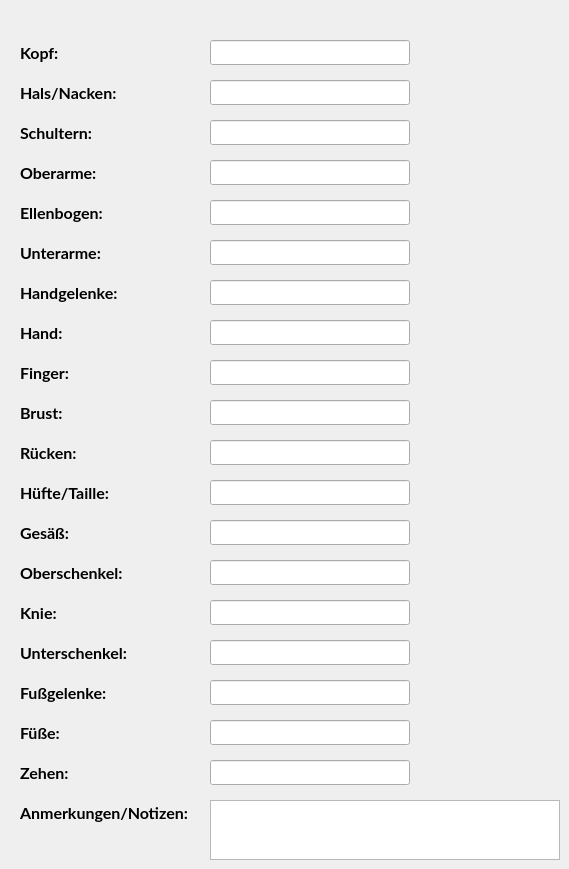
     <widget class="QWidget" name="tab4">
      <attribute name="title">
       <string>Aussehen Details</string>
      </attribute>
      <widget class="QLabel" name="labelUpperArm">
       <property name="geometry">
        <rect>
         <x>20</x>
         <y>160</y>
         <width>150</width>
         <height>25</height>
        </rect>
       </property>
       <property name="font">
        <font>
         <family>Lato</family>
         <pointsize>12</pointsize>
         <bold>true</bold>
         <stylestrategy>PreferAntialias</stylestrategy>
         <kerning>true</kerning>
        </font>
       </property>
       <property name="text">
        <string>Oberarme:</string>
       </property>
      </widget>
      <widget class="QLabel" name="labelEllbow">
       <property name="geometry">
        <rect>
         <x>20</x>
         <y>200</y>
         <width>150</width>
         <height>25</height>
        </rect>
       </property>
       <property name="font">
        <font>
         <family>Lato</family>
         <pointsize>12</pointsize>
         <bold>true</bold>
         <stylestrategy>PreferAntialias</stylestrategy>
         <kerning>true</kerning>
        </font>
       </property>
       <property name="text">
        <string>Ellenbogen:</string>
       </property>
      </widget>
      <widget class="QLineEdit" name="lineShoulders">
       <property name="geometry">
        <rect>
         <x>210</x>
         <y>120</y>
         <width>200</width>
         <height>25</height>
        </rect>
       </property>
      </widget>
      <widget class="QLineEdit" name="lineEditEllbow">
       <property name="geometry">
        <rect>
         <x>210</x>
         <y>200</y>
         <width>200</width>
         <height>25</height>
        </rect>
       </property>
      </widget>
      <widget class="QLineEdit" name="lineEditNeck">
       <property name="geometry">
        <rect>
         <x>210</x>
         <y>80</y>
         <width>200</width>
         <height>25</height>
        </rect>
       </property>
      </widget>
      <widget class="QLabel" name="labelLowerArm">
       <property name="geometry">
        <rect>
         <x>20</x>
         <y>240</y>
         <width>150</width>
         <height>25</height>
        </rect>
       </property>
       <property name="font">
        <font>
         <family>Lato</family>
         <pointsize>12</pointsize>
         <bold>true</bold>
         <stylestrategy>PreferAntialias</stylestrategy>
         <kerning>true</kerning>
        </font>
       </property>
       <property name="text">
        <string>Unterarme:</string>
       </property>
      </widget>
      <widget class="QLabel" name="labelShoulders">
       <property name="geometry">
        <rect>
         <x>20</x>
         <y>120</y>
         <width>150</width>
         <height>25</height>
        </rect>
       </property>
       <property name="font">
        <font>
         <family>Lato</family>
         <pointsize>12</pointsize>
         <bold>true</bold>
         <stylestrategy>PreferAntialias</stylestrategy>
         <kerning>true</kerning>
        </font>
       </property>
       <property name="text">
        <string>Schultern:</string>
       </property>
      </widget>
      <widget class="QLabel" name="labelHead">
       <property name="geometry">
        <rect>
         <x>20</x>
         <y>40</y>
         <width>150</width>
         <height>25</height>
        </rect>
       </property>
       <property name="font">
        <font>
         <family>Lato</family>
         <pointsize>12</pointsize>
         <bold>true</bold>
         <stylestrategy>PreferAntialias</stylestrategy>
         <kerning>true</kerning>
        </font>
       </property>
       <property name="text">
        <string>Kopf:</string>
       </property>
      </widget>
      <widget class="QLineEdit" name="lineEditLowerArms">
       <property name="geometry">
        <rect>
         <x>210</x>
         <y>240</y>
         <width>200</width>
         <height>25</height>
        </rect>
       </property>
      </widget>
      <widget class="QLineEdit" name="lineEditHead">
       <property name="geometry">
        <rect>
         <x>210</x>
         <y>40</y>
         <width>200</width>
         <height>25</height>
        </rect>
       </property>
      </widget>
      <widget class="QLabel" name="labelNeck">
       <property name="geometry">
        <rect>
         <x>20</x>
         <y>80</y>
         <width>150</width>
         <height>25</height>
        </rect>
       </property>
       <property name="font">
        <font>
         <family>Lato</family>
         <pointsize>12</pointsize>
         <bold>true</bold>
         <stylestrategy>PreferAntialias</stylestrategy>
         <kerning>true</kerning>
        </font>
       </property>
       <property name="text">
        <string>Hals/Nacken:</string>
       </property>
      </widget>
      <widget class="QLineEdit" name="lineEditUpperArm">
       <property name="geometry">
        <rect>
         <x>210</x>
         <y>160</y>
         <width>200</width>
         <height>25</height>
        </rect>
       </property>
      </widget>
      <widget class="QLabel" name="labelFinger">
       <property name="geometry">
        <rect>
         <x>20</x>
         <y>360</y>
         <width>150</width>
         <height>25</height>
        </rect>
       </property>
       <property name="font">
        <font>
         <family>Lato</family>
         <pointsize>12</pointsize>
         <bold>true</bold>
         <stylestrategy>PreferAntialias</stylestrategy>
         <kerning>true</kerning>
        </font>
       </property>
       <property name="text">
        <string>Finger:</string>
       </property>
      </widget>
      <widget class="QLineEdit" name="lineEditBreast">
       <property name="geometry">
        <rect>
         <x>210</x>
         <y>400</y>
         <width>200</width>
         <height>25</height>
        </rect>
       </property>
      </widget>
      <widget class="QLabel" name="labelButtocks">
       <property name="geometry">
        <rect>
         <x>20</x>
         <y>520</y>
         <width>150</width>
         <height>25</height>
        </rect>
       </property>
       <property name="font">
        <font>
         <family>Lato</family>
         <pointsize>12</pointsize>
         <bold>true</bold>
         <stylestrategy>PreferAntialias</stylestrategy>
         <kerning>true</kerning>
        </font>
       </property>
       <property name="text">
        <string>Gesäß:</string>
       </property>
      </widget>
      <widget class="QLabel" name="labelWrist">
       <property name="geometry">
        <rect>
         <x>20</x>
         <y>280</y>
         <width>150</width>
         <height>25</height>
        </rect>
       </property>
       <property name="font">
        <font>
         <family>Lato</family>
         <pointsize>12</pointsize>
         <bold>true</bold>
         <stylestrategy>PreferAntialias</stylestrategy>
         <kerning>true</kerning>
        </font>
       </property>
       <property name="text">
        <string>Handgelenke:</string>
       </property>
      </widget>
      <widget class="QLineEdit" name="lineEditButtocks">
       <property name="geometry">
        <rect>
         <x>210</x>
         <y>520</y>
         <width>200</width>
         <height>25</height>
        </rect>
       </property>
      </widget>
      <widget class="QLabel" name="labelHips">
       <property name="geometry">
        <rect>
         <x>20</x>
         <y>480</y>
         <width>150</width>
         <height>25</height>
        </rect>
       </property>
       <property name="font">
        <font>
         <family>Lato</family>
         <pointsize>12</pointsize>
         <bold>true</bold>
         <stylestrategy>PreferAntialias</stylestrategy>
         <kerning>true</kerning>
        </font>
       </property>
       <property name="text">
        <string>Hüfte/Taille:</string>
       </property>
      </widget>
      <widget class="QLineEdit" name="lineEditBack">
       <property name="geometry">
        <rect>
         <x>210</x>
         <y>440</y>
         <width>200</width>
         <height>25</height>
        </rect>
       </property>
      </widget>
      <widget class="QLineEdit" name="lineEditWrists">
       <property name="geometry">
        <rect>
         <x>210</x>
         <y>280</y>
         <width>200</width>
         <height>25</height>
        </rect>
       </property>
      </widget>
      <widget class="QLineEdit" name="lineEditHand">
       <property name="geometry">
        <rect>
         <x>210</x>
         <y>320</y>
         <width>200</width>
         <height>25</height>
        </rect>
       </property>
      </widget>
      <widget class="QLineEdit" name="lineEditFinger">
       <property name="geometry">
        <rect>
         <x>210</x>
         <y>360</y>
         <width>200</width>
         <height>25</height>
        </rect>
       </property>
      </widget>
      <widget class="QLabel" name="labelBack">
       <property name="geometry">
        <rect>
         <x>20</x>
         <y>440</y>
         <width>150</width>
         <height>25</height>
        </rect>
       </property>
       <property name="font">
        <font>
         <family>Lato</family>
         <pointsize>12</pointsize>
         <bold>true</bold>
         <stylestrategy>PreferAntialias</stylestrategy>
         <kerning>true</kerning>
        </font>
       </property>
       <property name="text">
        <string>Rücken:</string>
       </property>
      </widget>
      <widget class="QLabel" name="labelHand">
       <property name="geometry">
        <rect>
         <x>20</x>
         <y>320</y>
         <width>150</width>
         <height>25</height>
        </rect>
       </property>
       <property name="font">
        <font>
         <family>Lato</family>
         <pointsize>12</pointsize>
         <bold>true</bold>
         <stylestrategy>PreferAntialias</stylestrategy>
         <kerning>true</kerning>
        </font>
       </property>
       <property name="text">
        <string>Hand:</string>
       </property>
      </widget>
      <widget class="QLabel" name="labelBreast">
       <property name="geometry">
        <rect>
         <x>20</x>
         <y>400</y>
         <width>150</width>
         <height>25</height>
        </rect>
       </property>
       <property name="font">
        <font>
         <family>Lato</family>
         <pointsize>12</pointsize>
         <bold>true</bold>
         <stylestrategy>PreferAntialias</stylestrategy>
         <kerning>true</kerning>
        </font>
       </property>
       <property name="text">
        <string>Brust:</string>
       </property>
      </widget>
      <widget class="QLineEdit" name="lineEditHips">
       <property name="geometry">
        <rect>
         <x>210</x>
         <y>480</y>
         <width>200</width>
         <height>25</height>
        </rect>
       </property>
      </widget>
      <widget class="QLabel" name="labelKnee">
       <property name="geometry">
        <rect>
         <x>20</x>
         <y>600</y>
         <width>150</width>
         <height>25</height>
        </rect>
       </property>
       <property name="font">
        <font>
         <family>Lato</family>
         <pointsize>12</pointsize>
         <bold>true</bold>
         <stylestrategy>PreferAntialias</stylestrategy>
         <kerning>true</kerning>
        </font>
       </property>
       <property name="text">
        <string>Knie:</string>
       </property>
      </widget>
      <widget class="QLabel" name="labelUpperLeg">
       <property name="geometry">
        <rect>
         <x>20</x>
         <y>560</y>
         <width>150</width>
         <height>25</height>
        </rect>
       </property>
       <property name="font">
        <font>
         <family>Lato</family>
         <pointsize>12</pointsize>
         <bold>true</bold>
         <stylestrategy>PreferAntialias</stylestrategy>
         <kerning>true</kerning>
        </font>
       </property>
       <property name="text">
        <string>Oberschenkel:</string>
       </property>
      </widget>
      <widget class="QLabel" name="labelAnkles">
       <property name="geometry">
        <rect>
         <x>20</x>
         <y>680</y>
         <width>150</width>
         <height>25</height>
        </rect>
       </property>
       <property name="font">
        <font>
         <family>Lato</family>
         <pointsize>12</pointsize>
         <bold>true</bold>
         <stylestrategy>PreferAntialias</stylestrategy>
         <kerning>true</kerning>
        </font>
       </property>
       <property name="text">
        <string>Fußgelenke:</string>
       </property>
      </widget>
      <widget class="QLineEdit" name="lineEditKnee">
       <property name="geometry">
        <rect>
         <x>210</x>
         <y>600</y>
         <width>200</width>
         <height>25</height>
        </rect>
       </property>
      </widget>
      <widget class="QLineEdit" name="lineEditUpperLeg">
       <property name="geometry">
        <rect>
         <x>210</x>
         <y>560</y>
         <width>200</width>
         <height>25</height>
        </rect>
       </property>
      </widget>
      <widget class="QLabel" name="labelLowerLeg">
       <property name="geometry">
        <rect>
         <x>20</x>
         <y>640</y>
         <width>150</width>
         <height>25</height>
        </rect>
       </property>
       <property name="font">
        <font>
         <family>Lato</family>
         <pointsize>12</pointsize>
         <bold>true</bold>
         <stylestrategy>PreferAntialias</stylestrategy>
         <kerning>true</kerning>
        </font>
       </property>
       <property name="text">
        <string>Unterschenkel:</string>
       </property>
      </widget>
      <widget class="QLineEdit" name="lineEditLowerLeg">
       <property name="geometry">
        <rect>
         <x>210</x>
         <y>640</y>
         <width>200</width>
         <height>25</height>
        </rect>
       </property>
      </widget>
      <widget class="QLineEdit" name="lineEditAnkles">
       <property name="geometry">
        <rect>
         <x>210</x>
         <y>680</y>
         <width>200</width>
         <height>25</height>
        </rect>
       </property>
      </widget>
      <widget class="QLabel" name="labelFeet">
       <property name="geometry">
        <rect>
         <x>20</x>
         <y>720</y>
         <width>150</width>
         <height>25</height>
        </rect>
       </property>
       <property name="font">
        <font>
         <family>Lato</family>
         <pointsize>12</pointsize>
         <bold>true</bold>
         <stylestrategy>PreferAntialias</stylestrategy>
         <kerning>true</kerning>
        </font>
       </property>
       <property name="text">
        <string>Füße:</string>
       </property>
      </widget>
      <widget class="QLineEdit" name="lineEditFeet">
       <property name="geometry">
        <rect>
         <x>210</x>
         <y>720</y>
         <width>200</width>
         <height>25</height>
        </rect>
       </property>
      </widget>
      <widget class="QLabel" name="labelToes">
       <property name="geometry">
        <rect>
         <x>20</x>
         <y>760</y>
         <width>150</width>
         <height>25</height>
        </rect>
       </property>
       <property name="font">
        <font>
         <family>Lato</family>
         <pointsize>12</pointsize>
         <bold>true</bold>
         <stylestrategy>PreferAntialias</stylestrategy>
         <kerning>true</kerning>
        </font>
       </property>
       <property name="text">
        <string>Zehen:</string>
       </property>
      </widget>
      <widget class="QLineEdit" name="lineEditToes">
       <property name="geometry">
        <rect>
         <x>210</x>
         <y>760</y>
         <width>200</width>
         <height>25</height>
        </rect>
       </property>
      </widget>
      <widget class="QTextEdit" name="textEditLookDetailsNotes">
       <property name="geometry">
        <rect>
         <x>210</x>
         <y>800</y>
         <width>350</width>
         <height>60</height>
        </rect>
       </property>
      </widget>
      <widget class="QLabel" name="labelLookDetailsNotes">
       <property name="geometry">
        <rect>
         <x>20</x>
         <y>800</y>
         <width>180</width>
         <height>25</height>
        </rect>
       </property>
       <property name="font">
        <font>
         <family>Lato</family>
         <pointsize>12</pointsize>
         <bold>true</bold>
         <stylestrategy>PreferAntialias</stylestrategy>
         <kerning>true</kerning>
        </font>
       </property>
       <property name="text">
        <string>Anmerkungen/Notizen:</string>
       </property>
      </widget>
     </widget>
